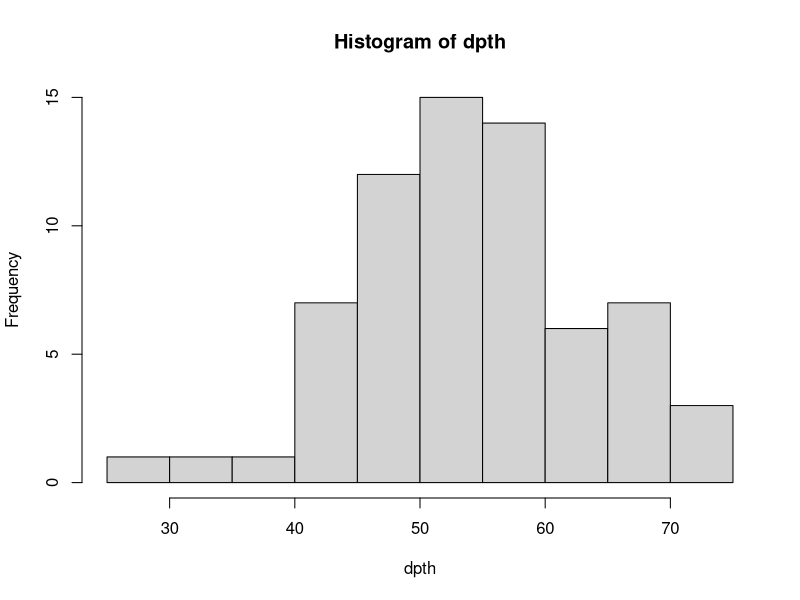
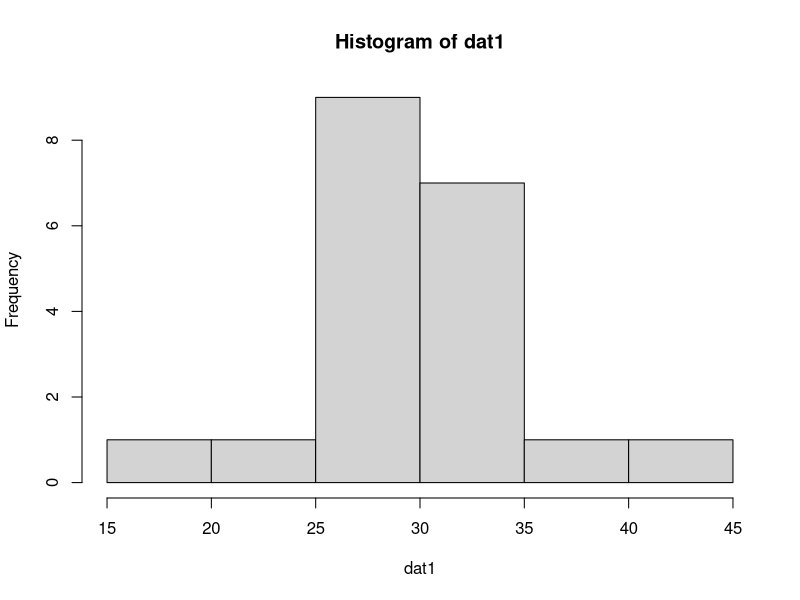
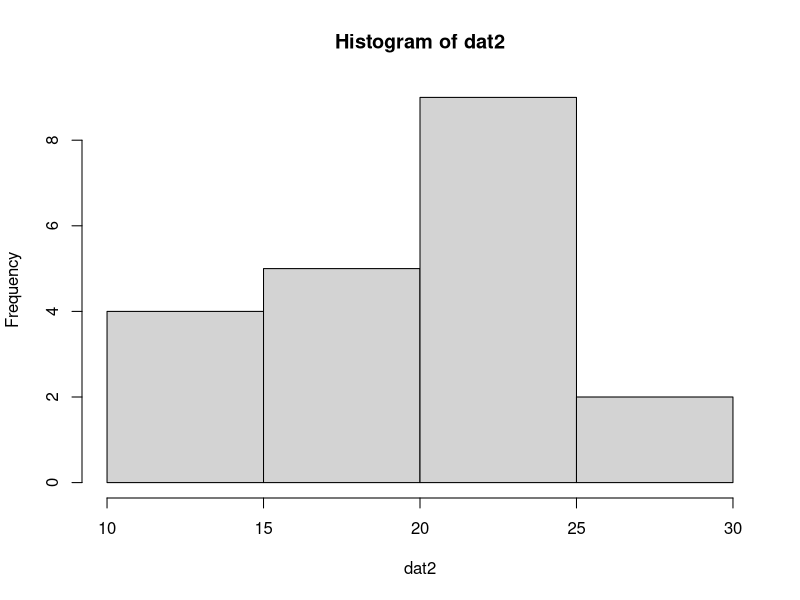
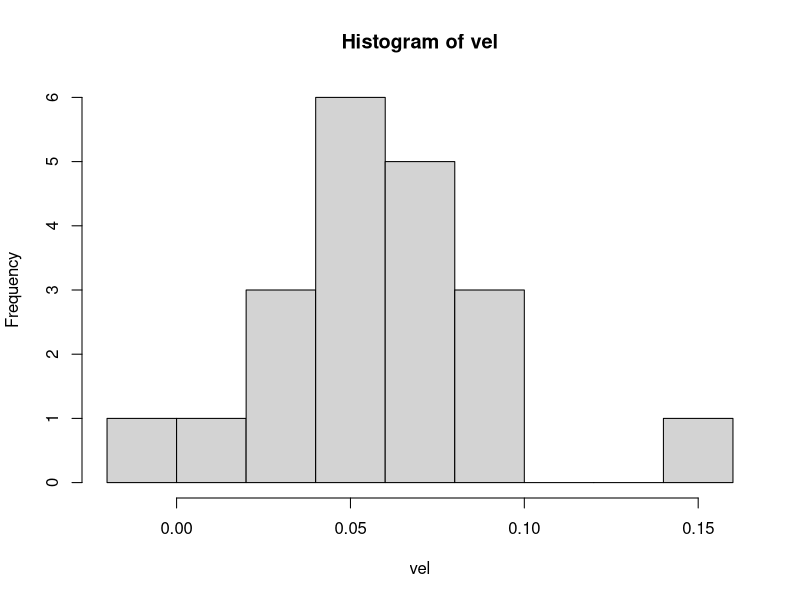
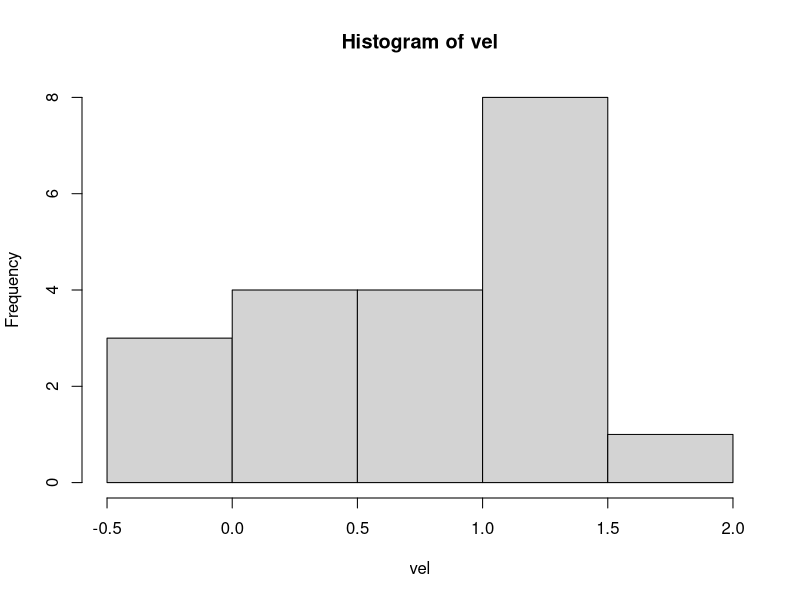
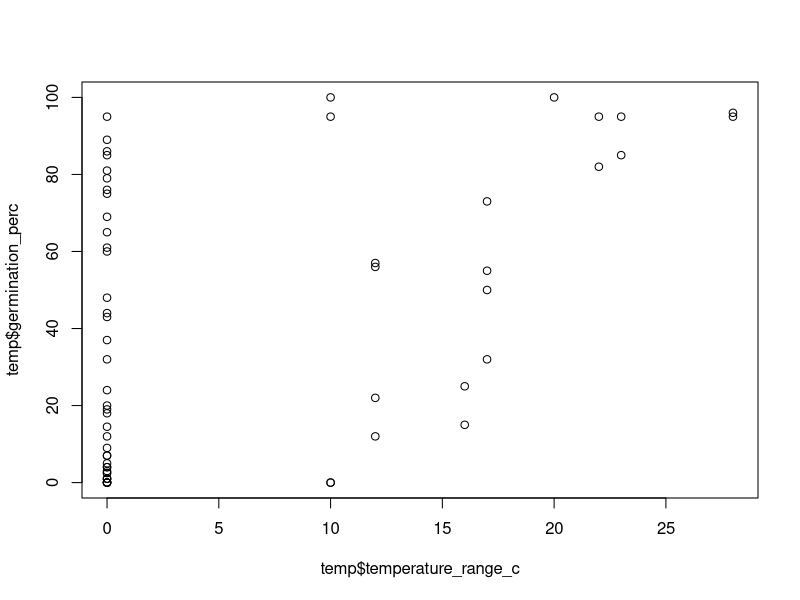

Here is the R script that generated these plots, in order:
library(tidyverse)



######## Depth -------------------------------------------------

#generate depth data using the districution prvided in this text
#Asaeda, T., Fujino, T., & Manatunge, J. (2005). Morphological adaptations of emergent plants to water flow: 
# frm the text: The mean (±SD) depth at which T. angustifolia colonised (54.3 ± 9.3 cm, n = 67) 
set.seed(85436)
dpth <- rnorm(n=67, mean = 54.3, sd = 9.3)
hist(dpth)

pres <- ifelse(dpth >= 70 | dpth <= 40 , 0, 1)

dat <- data.frame(
  "depth_cm" = dpth,
  "occurrence" = pres,
  "season" = "summer",
  "location" = "Tokyo",
  "species" = "Typha angustifolia",
  "year" = "2003",
  "source" = "Asaeda, Takashi & Fujino, Takeshi & Manatunge, Jagath. (2005). Morphological adaptations of emergent plants to water flow: A case study with Typha angustifolia, Zizania latifolia and Phragmites australis. Freshwater Biology."
  )
str(dat)
dat$season <- as.character(dat$season)
dat$location <- as.character(dat$location)
dat$species <- as.character(dat$species)
dat$year <- as.character(dat$year)
dat$source <- as.character(dat$source)


#charles jones thesis
#generate data from typha occurrence based on fig 3-4 and max vel reported on page 38
set.seed(85436)
dat1 <- rnorm(n=20, mean = 30, sd = 8)
hist(dat1)
pres <- ifelse(dat1 >= 111 | dat1 <= 0 , 0, 1)

dat1 <- data.frame(
  "depth_cm" = dat1,
  "occurrence" = pres,
  "season" = "summer",
  "location" = "Arizona",
  "species" = "Typha domingensis",
  "year" = "2002",
  "source" = "Jones, Charles E. 2003. Predicting Cattail responses to re-watering of a travertine stream: Decommissioning the Fossil Springs Dam. Masters Thesis. Northern Arizona University"
)

#make data for paired patches with no typha based on fig 3-4 and page 45 range
set.seed(854776)
dat2 <- rnorm(n=20, mean = 20, sd = 4)
hist(dat2)
pres <- 0

dat2 <- data.frame(
  "depth_cm" = dat2,
  "occurrence" = pres,
  "season" = "summer",
  "location" = "Arizona",
  "species" = "Typha domingensis",
  "year" = "2002",
  "source" = "Jones, Charles E. 2003. Predicting Cattail responses to re-watering of a travertine stream: Decommissioning the Fossil Springs Dam. Masters Thesis. Northern Arizona University"
)

dat1 <- rbind(dat1, dat2)
dat1$season <- as.character(dat1$season)
dat1$location <- as.character(dat1$location)
dat1$species <- as.character(dat1$species)
dat1$year <- as.character(dat1$year)
dat1$source <- as.character(dat1$source)



#note, if there is a start and an end month, we will use the end month



#1

dpth1a <- read.csv("Typha_Depth_Data_Collection/grace_1985a.csv")
dpth1b <- read.csv("Typha_Depth_Data_Collection/grace_1985b.csv")
dpth1c <- read.csv("Typha_Depth_Data_Collection/grace_1985c.csv")

dpth1a <- dpth1a %>% 
  select( "state", "end.month", "year", "species", "water.depth..cm.", "seeds.that.germinate....", "source") %>% 
  rename(location = state,
         season = end.month, 
         depth_cm = water.depth..cm.,
         germination_perc = seeds.that.germinate....)

dpth1b <- dpth1b %>% 
  select("state", "end.month", "year", "species","water.depth..cm.", "seeds.that.germinated.and.survived....", "source") %>% 
  rename(location = state,
         season = end.month, 
         depth_cm = water.depth..cm.,
         seedling_survial_perc = seeds.that.germinated.and.survived....)

dpth1c <- dpth1c %>%
  select("location..state.", "time..end.month.", "time..year.", "species", "water.depth..cm.", "Plant.Mass..g.", "source") %>% 
  rename(location = location..state.,
         season = time..end.month.,
         year = time..year.,
         depth_cm = water.depth..cm.,
         plant_mass_g = Plant.Mass..g.)

dpth1 <- full_join(dpth1a, dpth1b, by = c("location", "season", "year", "depth_cm", "species", "source"))
dpth1 <- full_join(dpth1, dpth1c, by = c("location", "season", "year", "depth_cm", "species", "source"))
dpth1$season <- "summer"

dpth1 <- dpth1 %>% select(1:6, 8, 9, 7)

rm(dpth1a, dpth1b, dpth1c)

str(dpth1)

dpth1$location <- as.character(dpth1$location)
dpth1$year <- as.character(dpth1$year)
dpth1$species <- as.character(dpth1$species)
dpth1$germination_perc <- as.numeric(dpth1$germination_perc)
dpth1$seedling_survial_perc <- as.numeric(dpth1$seedling_survial_perc)
dpth1$source <- as.character(dpth1$source)


#2

dpth2 <- read.csv("Typha_Depth_Data_Collection/grace_wetzel_1981.csv")

dpth2 <- dpth2 %>% 
  select(-X) %>% 
  rename(density_ramet_per_m2 = density_ramet.m2.mean,
         density_ramet_per_m2_sd = density_ramet.m2.sd,
         source = X.1,
         season = month) %>% 
  filter(season == "september") %>% 
  mutate(season = "summer",
         occurrence = ifelse(density_ramet_per_m2 > 0 , 1, 0),
         source = "J_Grace, J. B., & Wetzel, R. G. (1981). Habitat Partitioning and Competitive Displacement in Cattails (Typha). Experimental Field Studies. American Naturalist, 118(4), 463.474."
      )

dpth2$density_ramet_per_m2 <- as.numeric(dpth2$density_ramet_per_m2)
dpth2$depth_cm <- as.numeric(dpth2$depth_cm)
dpth2$species <- as.character(dpth2$species)
dpth2$density_ramet_per_m2 <- as.numeric(dpth2$density_ramet_per_m2) 
dpth2$depth_cm <- as.numeric(dpth2$depth_cm) 


#3

dpth3a <- read.csv("Typha_Depth_Data_Collection/grace_wetzel_1982a.csv")
dpth3b <- read.csv("Typha_Depth_Data_Collection/grace_wetzel_1982b.csv")
dpth3c <- read.csv("Typha_Depth_Data_Collection/grace_wetzel_1982c.csv")


dpth3a <- dpth3a %>% 
  select(-county) %>% 
  rename(location = state,
         season = month,
         depth_cm = water.depth..cm.,
         density_ramet_per_m2 = Density..ramets.m.2,
         dry_biomass_per_ramet_g = Biomass.production.ramet.g.ashfree.dry.weight,
         rhizomes_per_parent_ramet_num = Number.of.lateral.rhizomes.parent.ramet,
         dry_mean_rhizome_weight_g = Average.rhizome.weight..g.dry.weight,
         mean_rhizome_length_cm = Average.rhizome.length..cm,
         Root_biomass_perc_of_ramet = Root.biomass....of.ramet.weight)
dpth3a$depth_cm <- as.numeric(dpth3a$depth_cm)
dpth3a$density_ramet_per_m2 <- as.numeric(dpth3a$density_ramet_per_m2)
dpth3a$season <- "summer"


dpth3b <- dpth3b %>% 
  select(-county) %>% 
  rename(location = state,
         season = month,
         depth_cm = water.depth..cm.,
         leaf_ht_cm = Leaf.height..cm.,
         leaf_wt_g_per_dry_wt= Leaf.Weight..g.dry.weight,
         leaf_surfaceArea_cm2_per_cm_ht  = Leaf.surface.area..cm.2.cm.height,
         leaf_surfaceArea_cm2_per_gDryWeight = Leaf.surface.area..cm.2.g.dry.weight)
dpth3b$depth_cm <- as.numeric(dpth3b$depth_cm)
dpth3b$leaf_ht_cm <- as.numeric(dpth3b$leaf_ht_cm)
dpth3b$season <- "summer"


dpth3c <- dpth3c %>% 
  select(-location..county.) %>% 
  rename(location = location..state.,
         month = time..month.,
         year = time..year.,
         depth_cm = depth,
         leaf_ht_cm = Leaf.height..cm.,
         leaf_wt_g_per_dry_wt = Leaf.weight..g.dry.weight
          )
dpth3c$year <- as.character(dpth3c$year)
dpth3c$depth_cm <- as.numeric(dpth3c$depth_cm)
dpth3c$leaf_ht_cm <- as.numeric(dpth3c$leaf_ht_cm)

#we wont use dpth3c because its about seasonal changes and not about habitat suitability

dpth3 <- left_join(dpth3a, dpth3b, by = c("location", "season", "year", "species", "depth_cm", "source"))
dpth3 <- dpth3 %>% 
  select(1:11, 13:17, 12) %>% 
  mutate(occurrence = ifelse(density_ramet_per_m2 > 0 ,1, 0))

rm(dpth3a, dpth3b)

dpth3$species <- as.character(dpth3$species)
dpth3$location <- as.character(dpth3$location)
dpth3$year <- as.character(dpth3$yea)
dpth3$source <- as.character(dpth3$source)

#4

dpth4 <- read.csv("Typha_Depth_Data_Collection/grace_wetzel_1998.csv")


dpth4 <- dpth4 %>%
  rename(location = location..state.,
         year = time..year.,
         depth_cm = depth.range..cm.,
         relative_density_perc = percent.relative.density) %>% 
  separate(depth_cm, into = c("min_depth_cm", "max_depth_cm"), sep = "-")

str(dpth4)

dpth4$location <- as.character(dpth4$location)
dpth4$year <- as.character(dpth4$year)
dpth4$species <- as.character(dpth4$species)
dpth4$min_depth_cm <- as.numeric(dpth4$min_depth_cm)
dpth4$max_depth_cm <- as.numeric(dpth4$max_depth_cm)
dpth4$relative_density_perc <- as.numeric(dpth4$relative_density_perc)
dpth4$source <- as.character(dpth4$source)


#5


dpth5 <- read.csv("Typha_Depth_Data_Collection/miao_etal_1997.csv")
dpth5 <- dpth5 %>% 
  rename(year = time..year.,
         water_level_tolerance_m = water.level.tolerance..meters.)

dpth5$location <- as.character(dpth5$location)
dpth5$year <- as.character(dpth5$year)
dpth5$species <- as.character(dpth5$species)
dpth5$water_level_tolerance_m <- as.numeric(dpth5$water_level_tolerance_m )
dpth5$source <- as.character(dpth5$source)

#6

dpth6 <- read.csv("Typha_Depth_Data_Collection/waters_Shay_1992a.csv")

dpth6 <- dpth6 %>% 
  select(-time..start.month.) %>% 
  rename(season = time..end.month.,
         depth_cm = depth..cm.,
         shoot_ht_cm = shoot.height..cm.,
         shoot_dry_mass_g = shoot.dry.mass..g.,
         shoot_density_per_m2 = density..shoots.m.2.,
         shoot_density_per_m2_SD = SD......,
         stand_biomass_g_per_m2 = stand.biomass..g.m.2.) %>% 
  mutate(season = "summer",
         occurrence = ifelse(shoot_ht_cm > 0 , 1, 0))


dpth6$location <- as.character(dpth6$location)
dpth6$year <- as.character(dpth6$year)
dpth6$depth_cm <- as.numeric(dpth6$depth_cm)
dpth6$species <- as.character(dpth6$species)
dpth6$shoot_density_per_m2 <- as.numeric(dpth6$shoot_density_per_m2)
dpth6$source <- as.character(dpth6$source)

#7

dpth7 <- read.csv("Typha_Depth_Data_Collection/waters_Shay_1992b.csv")

dpth7 <- dpth7 %>% 
  rename(season = time..month., 
         year = time..year., 
         depth_cm = water.depth..cm., 
         shoot_ht_cm = shoot.height..cm., 
         shoot_ht_SD = SD, 
         veg_mass_g = vegetation.mass..g., 
         veg_mass_SD = SD.1, 
         reproductive_mass_g = reproductive.mass..g., 
         reproductive_mass_SD = SD.2, 
         spike_length_cm = spike.length..cm., 
         spike_length_SD = SD.3, 
         spike_width_cm = spike.width..cm., 
         spike_width_SD = SD.4, 
         gap_length_cm = gap.length..cm., 
         gap_length_SD = SD.5) %>% 
  mutate(season = "summer",
         occurrence = ifelse(shoot_ht_cm > 0 , 1, 0))



str(dpth7)

dpth7$location <- as.character(dpth7$location)
dpth7$species <- as.character(dpth7$species)
dpth7$year <- as.character(dpth7$year)
dpth7$depth_cm <- as.numeric(dpth7$depth_cm)
dpth7$source <- as.character(dpth7$source)


#create final depth file

depth <- bind_rows(dat, dat1, dpth1, dpth2, dpth3, dpth4, dpth5, dpth6, dpth7)
depth$species <- tolower(depth$species)
depth$species <- trimws(depth$species)
depth$species[depth$species == "typha glauca godr."] <- "typha glauca"

save(depth, file = "typha_depth.RData")


ref <- depth %>% 
  filter(!is.na(occurrence))
unique(ref$source)

######## Velocity -------------------------------------------------


#1

#make data from typha occurrence based on fig 3-4 and max vel reported on page 38
set.seed(85436)
vel <- rnorm(n=20, mean = 0.06, sd = 0.05)
hist(vel)
pres <- ifelse(vel >= 0.107 | vel <= 0 , 0, 1)

vel1 <- data.frame(
  "vel_m_s" = vel,
  "occurrence" = pres,
  "season" = "summer",
  "location" = "Arizona",
  "species" = "Typha domingensis",
  "year" = "2003",
  "source" = "Jones, Charles E. 2003. Predicting Cattail responses to re-watering of a travertine stream: Decommissioning the Fossil Springs Dam. Masters Thesis. Northern Arizona University"
)

#make data for paired patches with no typha based on fig 3-4 and page 45 range
set.seed(854776)
vel <- rnorm(n=20, mean = 0.82, sd = 0.4)
hist(vel)
pres <- 0

vel2 <- data.frame(
  "vel_m_s" = vel,
  "occurrence" = pres,
  "season" = "summer",
  "location" = "Arizona",
  "species" = "Typha domingensis",
  "year" = "2002",
  "source" = "Jones, Charles E. 2003. Predicting Cattail responses to re-watering of a travertine stream: Decommissioning the Fossil Springs Dam. Masters Thesis. Northern Arizona University"
)

vel <- rbind(vel1, vel2)

str(vel)
vel$season <- as.character(vel$season)
vel$location <- as.character(vel$location)
vel$species <- as.character(vel$species)
vel$year <- as.character(vel$year)
vel$source <- as.character(vel$source)



#2
vel1 <- read.csv("Typha_Velocity_Data Collection/Asaeda2005.csv")
vel1 <- vel1 %>% 
  select(2,3, 6, 8:10, 12, 14, 16, 18) %>% 
  rename(shoot_density_per_m2 = shoot_density_num_per_m2) %>% 
  filter(!is.na(year)) %>% 
  mutate(season = "summer",
         vel_m_s = 0.01*(velocity_cm_s),
         occurrence = ifelse(patchArea_m2 > 0 , 1, 0))


str(vel1)

vel1$location <- as.character(vel1$location)
vel1$species <- as.character(vel1$species)
vel1$year <- as.character(vel1$year)
vel1$source <- as.character(vel1$source)
vel1$Shoots_num <- as.numeric(vel1$Shoots_num)
vel1$Mean_shoot_diameter_mm_long <- as.numeric(vel1$Mean_shoot_diameter_mm_long)


#make final velocity data

velocity <- bind_rows(vel, vel1) %>% 
  select(location, year, season, species, occurrence, 
         vel_m_s, velocity_cm_s, 
         patchArea_m2,  Shoots_num, shoot_density_per_m2, 
         Mean_shoot_diameter_mm_long, Mean_shoot_diameter_mm_short, source)


save(velocity, file = "typha_velocity.RData")




######## Temperature -------------------------------------------------


#prepping data for temperature impacts on Typha

tmp1 <- read.csv("Typha_Temperature_Data_Collection/Lombardi_etal_1997.csv")
head(tmp1)
tmp1 <- tmp1 %>% 
  select(2, 3, 5, 8:11, 13) %>% 
  rename(location = location..country.)
names(tmp1) <- tolower(names(tmp1))


tmp2 <- read.csv("Typha_Temperature_Data_Collection/Morinaga1926.csv")
head(tmp2)
tmp2 <- tmp2 %>% 
  select(1, 2, 4:7, 10) %>% 
  mutate(temperature_range_C = high_temperature_C - low_temperature_C,
         temperature_type = "variable")
names(tmp2) <- tolower(names(tmp2))

tmp3 <- read.csv("Typha_Temperature_Data_Collection/Sifton_2011.csv")
tmp3 <- tmp3 %>% 
  select(2, 4:10, 12) %>% 
  mutate(low_temperature_C = temperature_C,
         high_temperature_C = temperature_C) %>% 
  select(-temperature_C)
names(tmp3) <- tolower(names(tmp3))

tmp4 <- read.csv("Typha_Temperature_Data_Collection/Bonnewell_1983.csv")
names(tmp4)
tmp4 <- tmp4 %>% 
  rename(location = location_where_seed_is_from,
         exp_type = location_of_experiment) %>% 
  mutate(low_temperature_C = temperature_C,
         high_temperature_C = temperature_C,
         temperature_range_c  = high_temperature_C - low_temperature_C,
         temperature_type = "constant") %>% 
  select(-temperature_C)
names(tmp4) <- tolower(names(tmp4))


temp <- bind_rows(tmp1, tmp2, tmp3, tmp4)
temp <- temp %>% 
  mutate(temp_midRng_c = (low_temperature_c+high_temperature_c) / 2)

plot(temp$temperature_range_c, temp$germination_perc)

